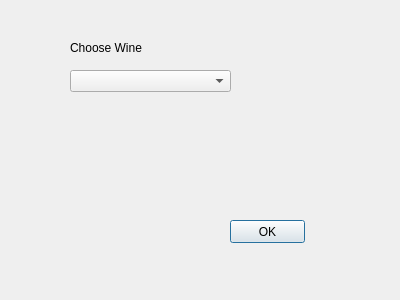
<?xml version="1.0" encoding="UTF-8"?>
<ui version="4.0">
 <class>WineSelector</class>
 <widget class="QDialog" name="WineSelector">
  <property name="geometry">
   <rect>
    <x>0</x>
    <y>0</y>
    <width>400</width>
    <height>300</height>
   </rect>
  </property>
  <property name="windowTitle">
   <string>Wine Selector</string>
  </property>
  <widget class="QComboBox" name="wine_selector_box">
   <property name="geometry">
    <rect>
     <x>70</x>
     <y>70</y>
     <width>161</width>
     <height>22</height>
    </rect>
   </property>
  </widget>
  <widget class="QPushButton" name="wine_selector_ok">
   <property name="geometry">
    <rect>
     <x>230</x>
     <y>220</y>
     <width>75</width>
     <height>23</height>
    </rect>
   </property>
   <property name="text">
    <string>OK</string>
   </property>
  </widget>
  <widget class="QLabel" name="label">
   <property name="geometry">
    <rect>
     <x>70</x>
     <y>40</y>
     <width>151</width>
     <height>16</height>
    </rect>
   </property>
   <property name="text">
    <string>Choose Wine</string>
   </property>
  </widget>
 </widget>
 <resources/>
 <connections/>
</ui>
